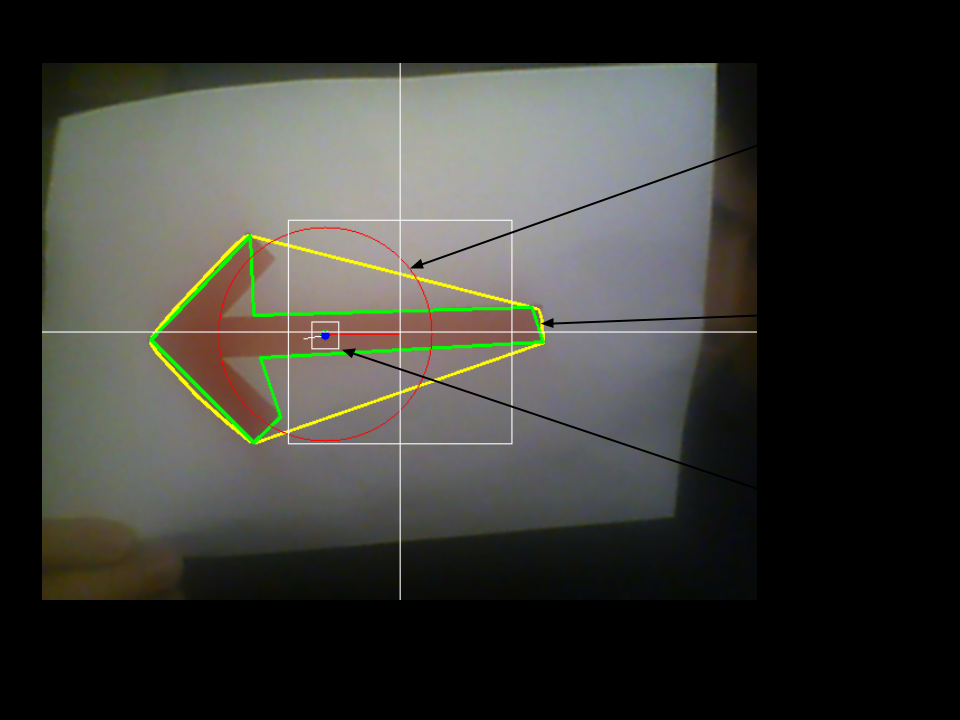
#> input picture sieraUAV/img/IHM_vid.png, 960 x 720 px
$ python -i vid_misc.py   (imports and definitions only)
#> lines starting #> are read from the running program, lines starting #| are printed output that depends on the picture; after the words box and inside, x2 and y2 are one past the last pixel; in counts of white or black regions, pixels touching at a corner belong together
### sieraUAV/misc/misc.py
#!/usr/bin/python

import time

"""
@package This package implement basic tools (like enum)
"""

"""
Function to create a basic enum
"""
def enum(*sequential, **named):
    enums = dict(zip(sequential, range(len(sequential))), **named)
    return type('Enum', (), enums)

'''
PI corrector object (clamping integretor)
'''
class Corr_PI:
	# [60 lines left out: functions __init__, run, reset, not called in this run]

### sieraUAV/misc/vid_misc.py
#!/usr/bin/python

"""
@package This package contains the image processing tool (threshold etc...)
"""
import math
import cv2
import numpy as np
from misc import *

#ENUM
STAT_THR= enum('DEF','TRACK')
COLOR= enum('RED','YELLOW')

"""
Adaptive threshold in function of a point
"""
class clever_thresh:
	def __init__( self, V_per=20, S_per=10, vec_val_per=8, color=COLOR.RED ):
		self.V_per=V_per
		self.S_per=S_per
		self.vec_val_per=vec_val_per
		self.status=STAT_THR.DEF
		self.color=color

		#REF POINT
		self.HSV_pt_val=None
		self.HSV_pt_val_old=None

		#COLOR VECTOR
		#Valeur par default: (valeur_def_couleur, min_def_saturation, min_def_valeur)
		self.default_red= (158., 20., 125.)
		self.default_yellow= (28., 50., 10.)
		self.maxS=230.
		self.maxV=255.
		self.minS=5.
		self.minV=5.

	def exe(self, imgHSV):
		#VAR
		imgTresh=None

		#TRACKING
		if self.status== STAT_THR.TRACK:
			if self.color==COLOR.RED:
				imgTresh=self.color_th_pt(self.HSV_pt_val, self.default_red, imgHSV)
			elif self.color==COLOR.YELLOW:
				imgTresh=self.color_th_pt(self.HSV_pt_val, self.default_yellow, imgHSV)

			if imgTresh==None:
				self.status=STAT_THR.DEF
			else:
				return imgTresh

		#DEFAULT VALUES
		if self.status==STAT_THR.DEF:
			#Re-init HSV_pt
			self.HSV_pt_val=None
			self.HSV_pt_val_old=None
			#COLOR FILTER
			if self.color==COLOR.RED:
				imgTresh=self.color_th_def(self.default_red, imgHSV)
			elif self.color==COLOR.YELLOW:
				imgTresh=self.color_th_def(self.default_yellow, imgHSV)

		return imgTresh

	def color_th_def(self, def_color, img_HSV):
		#VAR
		imgHSV=np.array(img_HSV)
		imgTresh=None
		imgTresh1=None
		imgTresh2=None
		minH=None
		maxH=None
		ve_max1=None
		ve_max2=None
		ve_min1=None
		ve_min2=None

		(h,s,v)=def_color
		minH= float(h-180*self.vec_val_per/100)
		maxH= float(h+180*self.vec_val_per/100)

		#check hue cases
		if maxH>179:
			maxH-=180
			ve_min1=np.array((0. ,s ,v ))
			ve_max1=np.array((maxH ,self.maxS ,self.maxV ))
			ve_min2=np.array((minH ,s ,v ))
			ve_max2=np.array((179. ,self.maxS ,self.maxV ))
			imgTresh1 = cv2.inRange(imgHSV, ve_min1, ve_max1)
			imgTresh2= cv2.inRange(imgHSV, ve_min2, ve_max2)
			imgTresh=cv2.bitwise_or(imgTresh1,imgTresh2)
		elif minH<0:
			minH+=180
			ve_min1=np.array((0. ,s ,v ))
			ve_max1=np.array((maxH ,self.maxS ,self.maxV ))
			ve_min2=np.array((minH ,s ,v ))
			ve_max2=np.array((179. ,self.maxS ,self.maxV ))
			imgTresh1 = cv2.inRange(imgHSV, ve_min1, ve_max1)
			imgTresh2= cv2.inRange(imgHSV, ve_min2, ve_max2)
			imgTresh=cv2.bitwise_or(imgTresh1,imgTresh2)
		else:
			ve_min1=np.array((minH ,s ,v ))
			ve_max1=np.array((maxH ,self.maxS ,self.maxV ))
			imgTresh= cv2.inRange(imgHSV, ve_min1, ve_max1)

		return imgTresh

	# [125 lines left out: functions color_th_pt, compute_HSV_pt, load_old_HSV_pt, not called in this run]

>>> import cv2
>>> picture = cv2.imread('../img/IHM_vid.png')
#> picture is the input picture: shape (720, 960, 3); mean B, G, R 53.4, 58.3, 58.3
>>> result = clever_thresh().exe(picture)
#> in color_th_def, `imgTresh= cv2.inRange(imgHSV, ve_min1, ve_max1)`:
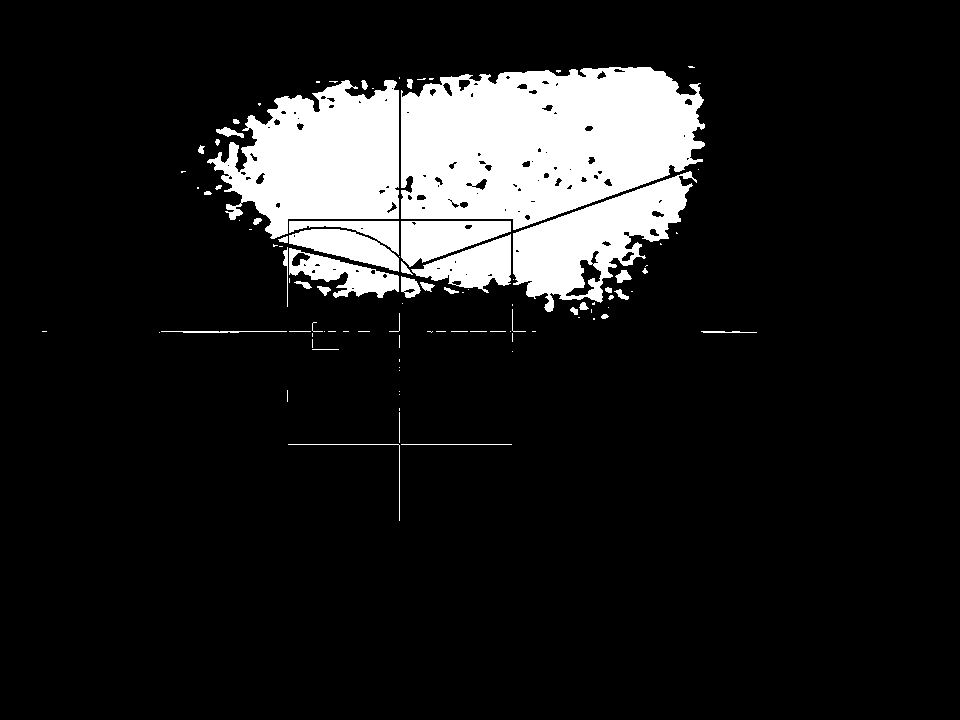
#> imgTresh: shape (720, 960); 12% white; 100 white regions (57 under 20 px), largest, box (x1, y1, x2, y2) and area: (401, 67, 705, 230) 37318, (207, 80, 399, 239) 19386, (513, 171, 697, 312) 11213
